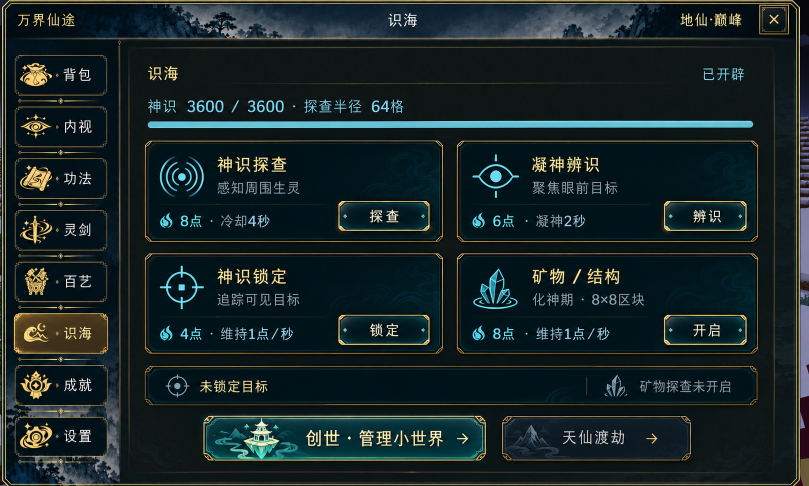
#> input picture reference_assets/sense-footer-ui-20261027/design-v2.png, 1618 x 972 px (shown at 1/2 size); its folder holds only this picture in this run
$ python extract_sense_footer_ui.py
#> lines starting #> are read from the running program, lines starting #| are printed output that depends on the picture; after the words box and inside, x2 and y2 are one past the last pixel; in counts of white or black regions, pixels touching at a corner belong together
"""Extract the approved sense cards, formal icons, status and addon controls."""
from pathlib import Path
import hashlib,json,shutil
from PIL import Image,ImageDraw
ROOT=Path(__file__).resolve().parents[1]
SOURCE=ROOT/'reference_assets/sense-footer-ui-20261027'
OUT=ROOT/'src/main/resources/assets/wuxingxiantu/textures/gui/sense_v2'
OUT.mkdir(parents=True,exist_ok=True)
image=Image.open(SOURCE/'design-v2.png').convert('RGBA')
manifest={'approved':True,'generator':'built-in image_gen','elements':{}}
def save(name,part,box,kind):
    path=OUT/(name+'.png');part.save(path)
    manifest['elements'][name]={'crop':box,'size':list(part.size),'kind':kind,'sha256':hashlib.sha256(path.read_bytes()).hexdigest()}
for name,box,inset in [
    ('panel',(289,280,888,486),12),('status',(289,731,1518,812),12),
    ('button',(675,401,860,464),12),('creation',(406,831,973,924),14),
    ('ascension',(1003,831,1384,925),14)]:
    part=image.crop(box);w,h=part.size
    if name in ('creation','ascension'):
        # The reference island/mountain touches the inner border. Rebuild only
        # straight edge spans from clean authored edge samples, preserving corners.
        part.paste(part.crop((w//2,0,w//2+1,inset)).resize((w-2*inset,inset)),(inset,0))
        part.paste(part.crop((w//2,h-inset,w//2+1,h)).resize((w-2*inset,inset)),(inset,h-inset))
        part.paste(part.crop((0,inset+2,inset,inset+3)).resize((inset,h-2*inset)),(0,inset))
        part.paste(part.crop((w-inset,inset+2,w,inset+3)).resize((inset,h-2*inset)),(w-inset,inset))
    ImageDraw.Draw(part).rectangle((inset,inset,w-inset-1,h-inset-1),fill=(3,17,24,255))
    # Cut the tiny corner exterior; preserve the authored bevel and gold trim.
    mask=Image.new('L',part.size,255);draw=ImageDraw.Draw(mask)
    for pts in [[(0,0),(5,0),(0,5)],[(w-1,0),(w-6,0),(w-1,5)],[(0,h-1),(5,h-1),(0,h-6)],[(w-1,h-1),(w-6,h-1),(w-1,h-6)]]:draw.polygon(pts,fill=0)
    part.putalpha(mask);save(name,part,box,'text-free formal skin')
#> this loop made 5 passes
#> pass 1, in save, `path = OUT / (name + '.png')`:
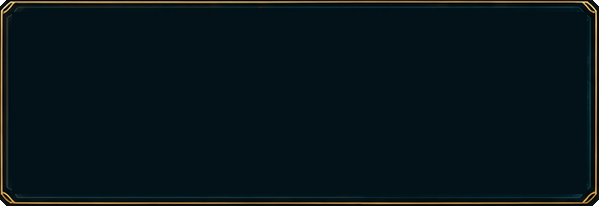
#> saved as panel.png: PIL image 599x206 RGBA; mean R, G, B, A 7.7, 20.3, 25.2, 254.8; transparent parts drawn white
#> after the loop:
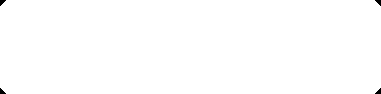
#> mask: PIL image 381x94 L; 99.8% white; 4 black regions, box (x1, y1, x2, y2) and area: (0, 0, 6, 6) 21, (375, 0, 381, 6) 21, (0, 88, 6, 94) 21, (375, 88, 381, 94) 21
#> after the loop:
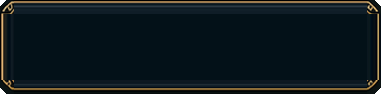
#> part: PIL image 381x94 RGBA; mean R, G, B, A 14.3, 24.7, 28.6, 254.4; transparent parts drawn white
for name,box,mode in [
    ('scan',(316,307,412,398),'cyan'),('identify',(941,303,1058,396),'cyan'),
    ('lock',(313,529,412,623),'cyan'),('survey',(940,529,1051,628),'cyan'),
    ('cost',(319,422,350,460),'cyan'),('creation_icon',(418,838,602,917),'colored'),
    ('ascension_icon',(1013,843,1117,918),'colored'),('arrow',(1290,861,1320,894),'gold')]:
    part=image.crop(box);pixels=[]
    for r,g,b,a in part.getdata():
        if mode=='cyan':alpha=int(255*min(1,max(0,(max(g,b)-r-12)/45))) if g>45 and b>r*1.05 else 0
        elif mode=='gold':alpha=255 if r>100 and g>65 and r>b*1.25 else 0
        else:alpha=int(255*min(1,max(0,(max(r,g,b)-35)/40)))
        pixels.append((r,g,b,alpha))
    part.putdata(pixels);save(name,part,box,'formal extracted icon')
#> this loop made 8 passes
#> pass 1, `part = image.crop(box)`:
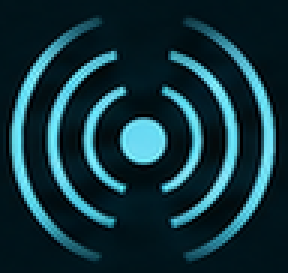
#> part: PIL image 96x91 RGBA (shown 3 times larger); mean R, G, B, A 18.4, 52.9, 62, 255
#> pass 1, in save (call 6), `path = OUT / (name + '.png')`:
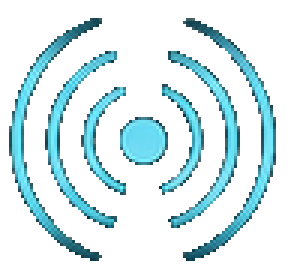
#> saved as scan.png: PIL image 96x91 RGBA (shown 3 times larger); mean R, G, B, A 18.4, 52.9, 62, 58.4; transparent parts drawn white
#> pass 2, in save (call 7), `path = OUT / (name + '.png')`:
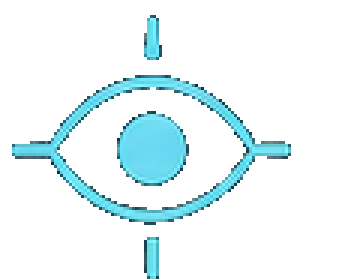
#> saved as identify.png: PIL image 117x93 RGBA (shown 3 times larger); mean R, G, B, A 12.6, 41.7, 49.8, 33.7; transparent parts drawn white
#> after the loop:
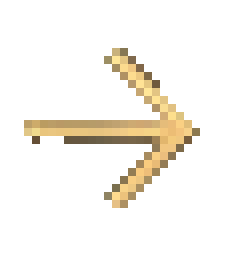
#> part: PIL image 30x33 RGBA (shown 8 times larger); mean R, G, B, A 36.8, 43.7, 43.7, 30.9; transparent parts drawn white
(SOURCE/'component-manifest.json').write_text(json.dumps(manifest,ensure_ascii=False,indent=2)+'\n',encoding='utf-8')
lab=ROOT/'deliverables/ui-workbench-20261017/sense-v2';lab.mkdir(parents=True,exist_ok=True)
shutil.copy2(SOURCE/'design-v2.png',lab/'reference.png')
shutil.copy2(SOURCE/'component-manifest.json',lab/'component-manifest.json')
for path in OUT.glob('*.png'):shutil.copy2(path,lab/path.name)
html='''<!doctype html><html lang="zh-CN"><meta charset="utf-8"><title>识海 · 已批准第二版与创世入口</title><style>body{background:#06131a;color:#dcd5c3;font:16px system-ui;padding:24px}a{color:#70d9de}main{display:grid;grid-template-columns:1fr 1fr;gap:20px}img{max-width:100%}.skin{width:250px;height:70px;object-fit:fill}.glyph{width:64px;height:64px;object-fit:contain}.asset{display:inline-flex;flex-direction:column;gap:8px;margin:10px}</style><h1>识海 · 已批准第二版</h1><p><a href="../index.html">统一UI工作台</a> · <a href="component-manifest.json">完整素材坐标与哈希</a></p><main><section><h2>批准参考</h2><img src="reference.png"></section><section><h2>实机复验</h2><img src="native.png" alt="等待本轮实机结果"><h2>正式素材</h2>'''
html+=''.join(f'<div class="asset">{name}<img class="{"glyph" if "icon" in name or name in ["scan","identify","lock","survey","cost","arrow"] else "skin"}" src="{name}.png"></div>' for name in manifest['elements'])
(lab/'index.html').write_text(html+'</section></main>',encoding='utf-8')
#> (the run stopped early here; a loop or call above may not have finished)
